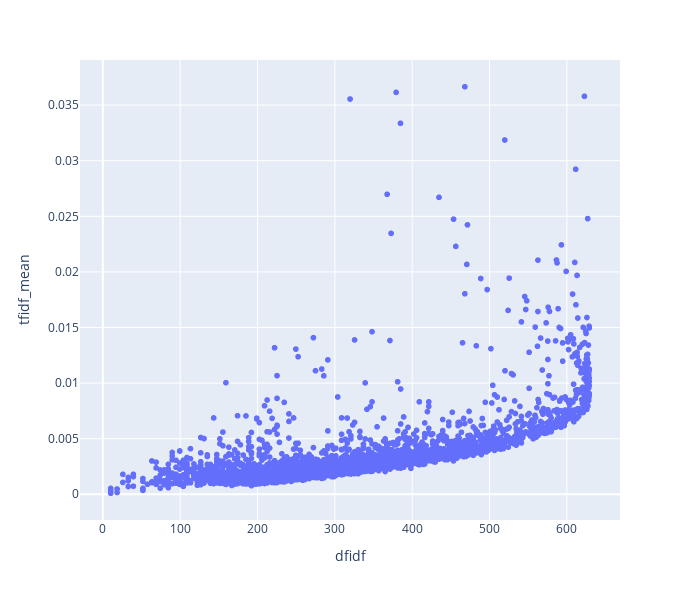

Source (notebook cell):
### Code cell
px.scatter(VOCAB.reset_index(), 'dfidf', 'tfidf_mean', hover_name='term_str', height=600, width=700)

### Figure 1 — Plotly figure (JSON) as saved in the notebook; plotly's stock layout.template omitted (floating-point values rounded to 4 significant figures; data arrays with more than 128 entries replaced by an {"elided": "..."} marker saying what was removed)
{"data": [{"hovertemplate": "<b>%{hovertext}</b><br><br>dfidf=%{x}<br>tfidf_mean=%{y}<extra></extra>", "hovertext": {"elided": "4000 str values"}, "legendgroup": "", "marker": {"color": "#636efa", "symbol": "circle"}, "mode": "markers", "name": "", "showlegend": false, "type": "scattergl", "x": {"elided": "4000 float values"}, "xaxis": "x", "y": {"elided": "4000 float values"}, "yaxis": "y"}], "layout": {"height": 600, "legend": {"tracegroupgap": 0}, "margin": {"t": 60}, "width": 700, "xaxis": {"anchor": "y", "domain": [0, 1], "title": {"text": "dfidf"}}, "yaxis": {"anchor": "x", "domain": [0, 1], "title": {"text": "tfidf_mean"}}}}
